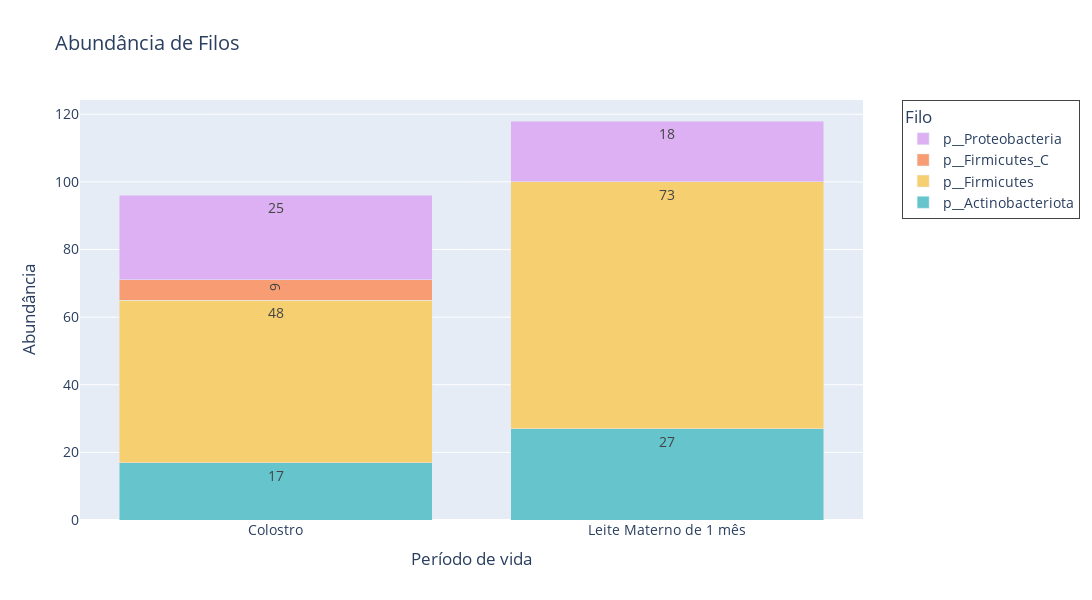

Notebook cell for this chart:
### Code cell
# Definir a coluna 'Filos' como índice
df_filo_abundancia.set_index('Filos', inplace=True)

# Transpor o DataFrame para que os grupos (Obesos e Lean) sejam as colunas
df_filo_abundancia_t = df_filo_abundancia.T

# Definir uma paleta de cores personalizada
custom_colors = colors.qualitative.Pastel  # Outra opção seria colors.qualitative.Set3 ou qualquer paleta disponível

# Criar uma lista de barras empilhadas
fig = go.Figure()

# Adicionar cada filo ao gráfico como uma barra empilhada com cores personalizadas
for i, filo in enumerate(df_filo_abundancia_t.columns):
    fig.add_trace(go.Bar(
        name=filo,
        x=df_filo_abundancia_t.index, 
        y=df_filo_abundancia_t[filo],  # Valores de abundância
        hoverinfo='name+y',
        text=df_filo_abundancia_t[filo],  # Exibir valores de abundância nas barras
        marker_color=custom_colors[i % len(custom_colors)],  # Aplicar cores da paleta
    ))

# Definir o layout do gráfico, ajustando o tamanho (mais comprido) e a paleta de cores
fig.update_layout(
    barmode='stack',  # Empilhar as barras
    title='Abundância de Filos',
    xaxis_title='Período de vida',
    yaxis_title='Abundância',
    legend_title='Filo',
    font=dict(size=14),
    legend=dict(x=1.05, y=1, borderwidth=1),  # Posicionar a legenda
    width=1200,  # Ajustar a largura do gráfico
    height=600,  # Ajustar a altura do gráfico
)

# Exibir o gráfico
fig.show()

# Salvar o gráfico como imagem (png)
#fig.write_image('abund_filo_custom_plotly.png')

### Figure 1 — Plotly figure (JSON) as saved in the notebook; plotly's stock layout.template omitted (floating-point values rounded to 4 significant figures)
{"data": [{"hoverinfo": "name+y", "marker": {"color": "rgb(102, 197, 204)"}, "name": "p__Actinobacteriota", "text": [17, 27], "x": ["Colostro", "Leite Materno de 1 mês"], "y": [17, 27], "type": "bar"}, {"hoverinfo": "name+y", "marker": {"color": "rgb(246, 207, 113)"}, "name": "p__Firmicutes", "text": [48, 73], "x": ["Colostro", "Leite Materno de 1 mês"], "y": [48, 73], "type": "bar"}, {"hoverinfo": "name+y", "marker": {"color": "rgb(248, 156, 116)"}, "name": "p__Firmicutes_C", "text": [6, 0], "x": ["Colostro", "Leite Materno de 1 mês"], "y": [6, 0], "type": "bar"}, {"hoverinfo": "name+y", "marker": {"color": "rgb(220, 176, 242)"}, "name": "p__Proteobacteria", "text": [25, 18], "x": ["Colostro", "Leite Materno de 1 mês"], "y": [25, 18], "type": "bar"}], "layout": {"font": {"size": 14}, "legend": {"title": {"text": "Filo"}, "x": 1.05, "y": 1, "borderwidth": 1}, "barmode": "stack", "title": {"text": "Abundância de Filos"}, "xaxis": {"title": {"text": "Período de vida"}}, "yaxis": {"title": {"text": "Abundância"}}, "width": 1200, "height": 600}}
